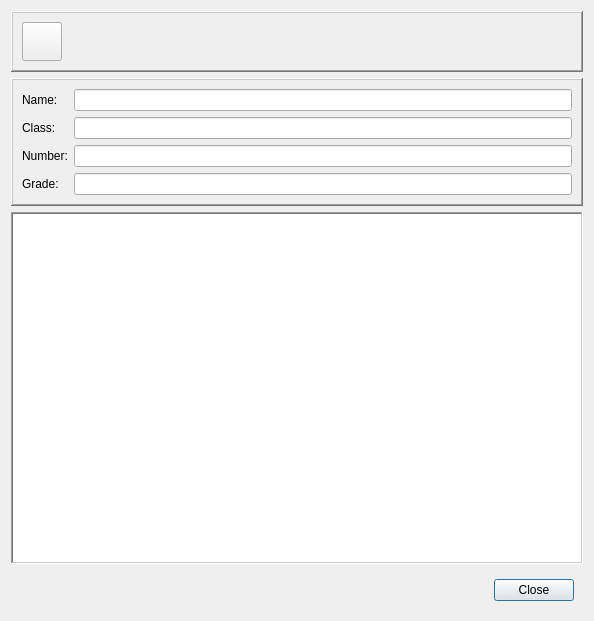
<?xml version="1.0" encoding="UTF-8"?>
<ui version="4.0">
 <class>ExportDialog</class>
 <widget class="QDialog" name="ExportDialog">
  <property name="geometry">
   <rect>
    <x>0</x>
    <y>0</y>
    <width>594</width>
    <height>621</height>
   </rect>
  </property>
  <property name="windowTitle">
   <string>Export text</string>
  </property>
  <layout class="QVBoxLayout" name="verticalLayout">
   <item>
    <widget class="QFrame" name="toolBar">
     <property name="frameShape">
      <enum>QFrame::WinPanel</enum>
     </property>
     <property name="frameShadow">
      <enum>QFrame::Raised</enum>
     </property>
     <layout class="QHBoxLayout" name="horizontalLayout_2">
      <item alignment="Qt::AlignLeft">
       <widget class="QToolButton" name="printButton">
        <property name="toolTip">
         <string>Print</string>
        </property>
        <property name="text">
         <string notr="true"/>
        </property>
        <property name="icon">
         <iconset resource="../../app/res.qrc">
          <normaloff>:/res/images/print.png</normaloff>:/res/images/print.png</iconset>
        </property>
        <property name="iconSize">
         <size>
          <width>32</width>
          <height>32</height>
         </size>
        </property>
       </widget>
      </item>
     </layout>
    </widget>
   </item>
   <item>
    <widget class="QFrame" name="form">
     <property name="frameShape">
      <enum>QFrame::WinPanel</enum>
     </property>
     <property name="frameShadow">
      <enum>QFrame::Raised</enum>
     </property>
     <layout class="QFormLayout" name="formLayout">
      <item row="1" column="0">
       <widget class="QLabel" name="nameLabel">
        <property name="text">
         <string>Name:</string>
        </property>
       </widget>
      </item>
      <item row="1" column="1">
       <widget class="QLineEdit" name="nameEdit">
        <property name="text">
         <string/>
        </property>
        <property name="maxLength">
         <number>64</number>
        </property>
       </widget>
      </item>
      <item row="2" column="0">
       <widget class="QLabel" name="classLabel">
        <property name="text">
         <string>Class:</string>
        </property>
       </widget>
      </item>
      <item row="2" column="1">
       <widget class="QLineEdit" name="classEdit">
        <property name="maxLength">
         <number>16</number>
        </property>
       </widget>
      </item>
      <item row="3" column="0">
       <widget class="QLabel" name="numberLabel">
        <property name="text">
         <string>Number:</string>
        </property>
       </widget>
      </item>
      <item row="3" column="1">
       <widget class="QLineEdit" name="numberEdit">
        <property name="maxLength">
         <number>32</number>
        </property>
       </widget>
      </item>
      <item row="4" column="0">
       <widget class="QLabel" name="gradeLabel">
        <property name="text">
         <string>Grade:</string>
        </property>
       </widget>
      </item>
      <item row="4" column="1">
       <widget class="QLineEdit" name="gradeEdit">
        <property name="maxLength">
         <number>8</number>
        </property>
       </widget>
      </item>
     </layout>
    </widget>
   </item>
   <item>
    <widget class="QScrollArea" name="scrollArea">
     <property name="frameShape">
      <enum>QFrame::WinPanel</enum>
     </property>
     <property name="frameShadow">
      <enum>QFrame::Sunken</enum>
     </property>
     <property name="widgetResizable">
      <bool>true</bool>
     </property>
     <widget class="QWidget" name="scrollAreaContents">
      <property name="geometry">
       <rect>
        <x>0</x>
        <y>0</y>
        <width>578</width>
        <height>236</height>
       </rect>
      </property>
      <property name="styleSheet">
       <string notr="true">background-color: white; color: black;</string>
      </property>
      <layout class="QVBoxLayout" name="verticalLayout_2">
       <item alignment="Qt::AlignLeft|Qt::AlignTop">
        <widget class="QFrame" name="exportFrame">
         <property name="sizePolicy">
          <sizepolicy hsizetype="Fixed" vsizetype="Fixed">
           <horstretch>0</horstretch>
           <verstretch>0</verstretch>
          </sizepolicy>
         </property>
         <property name="styleSheet">
          <string notr="true">border: none;</string>
         </property>
         <property name="frameShape">
          <enum>QFrame::NoFrame</enum>
         </property>
         <property name="frameShadow">
          <enum>QFrame::Plain</enum>
         </property>
         <layout class="QVBoxLayout" name="verticalLayout_3">
          <item>
           <widget class="TextView" name="exportText">
            <property name="sizePolicy">
             <sizepolicy hsizetype="Preferred" vsizetype="Fixed">
              <horstretch>0</horstretch>
              <verstretch>0</verstretch>
             </sizepolicy>
            </property>
            <property name="focusPolicy">
             <enum>Qt::NoFocus</enum>
            </property>
            <property name="frameShape">
             <enum>QFrame::NoFrame</enum>
            </property>
            <property name="frameShadow">
             <enum>QFrame::Plain</enum>
            </property>
            <property name="verticalScrollBarPolicy">
             <enum>Qt::ScrollBarAlwaysOff</enum>
            </property>
            <property name="horizontalScrollBarPolicy">
             <enum>Qt::ScrollBarAlwaysOff</enum>
            </property>
            <property name="sizeAdjustPolicy">
             <enum>QAbstractScrollArea::AdjustToContents</enum>
            </property>
            <property name="lineWrapMode">
             <enum>QTextEdit::NoWrap</enum>
            </property>
            <property name="textInteractionFlags">
             <set>Qt::NoTextInteraction</set>
            </property>
           </widget>
          </item>
          <item>
           <widget class="QTableWidget" name="exportTable">
            <property name="sizePolicy">
             <sizepolicy hsizetype="Preferred" vsizetype="Expanding">
              <horstretch>0</horstretch>
              <verstretch>0</verstretch>
             </sizepolicy>
            </property>
            <property name="focusPolicy">
             <enum>Qt::NoFocus</enum>
            </property>
            <property name="styleSheet">
             <string notr="true">QTableView::item {
	border: 1px solid black;
	padding: 0px;
}

QWidget::item:hover {
	background-color:  white;
	color: black;
}</string>
            </property>
            <property name="frameShape">
             <enum>QFrame::NoFrame</enum>
            </property>
            <property name="frameShadow">
             <enum>QFrame::Plain</enum>
            </property>
            <property name="verticalScrollBarPolicy">
             <enum>Qt::ScrollBarAlwaysOff</enum>
            </property>
            <property name="horizontalScrollBarPolicy">
             <enum>Qt::ScrollBarAlwaysOff</enum>
            </property>
            <property name="sizeAdjustPolicy">
             <enum>QAbstractScrollArea::AdjustToContents</enum>
            </property>
            <property name="autoScroll">
             <bool>false</bool>
            </property>
            <property name="editTriggers">
             <set>QAbstractItemView::NoEditTriggers</set>
            </property>
            <property name="tabKeyNavigation">
             <bool>false</bool>
            </property>
            <property name="showDropIndicator" stdset="0">
             <bool>false</bool>
            </property>
            <property name="dragDropOverwriteMode">
             <bool>false</bool>
            </property>
            <property name="selectionMode">
             <enum>QAbstractItemView::NoSelection</enum>
            </property>
            <property name="showGrid">
             <bool>true</bool>
            </property>
            <property name="gridStyle">
             <enum>Qt::CustomDashLine</enum>
            </property>
            <property name="wordWrap">
             <bool>true</bool>
            </property>
            <property name="cornerButtonEnabled">
             <bool>false</bool>
            </property>
            <attribute name="horizontalHeaderVisible">
             <bool>false</bool>
            </attribute>
            <attribute name="verticalHeaderVisible">
             <bool>false</bool>
            </attribute>
           </widget>
          </item>
         </layout>
        </widget>
       </item>
      </layout>
     </widget>
    </widget>
   </item>
   <item alignment="Qt::AlignRight">
    <widget class="QFrame" name="buttonsFrame">
     <property name="sizePolicy">
      <sizepolicy hsizetype="Fixed" vsizetype="Preferred">
       <horstretch>0</horstretch>
       <verstretch>0</verstretch>
      </sizepolicy>
     </property>
     <property name="frameShape">
      <enum>QFrame::NoFrame</enum>
     </property>
     <property name="frameShadow">
      <enum>QFrame::Plain</enum>
     </property>
     <layout class="QHBoxLayout" name="horizontalLayout">
      <item>
       <widget class="QPushButton" name="closeButton">
        <property name="text">
         <string>Close</string>
        </property>
       </widget>
      </item>
     </layout>
    </widget>
   </item>
  </layout>
 </widget>
 <customwidgets>
  <customwidget>
   <class>TextView</class>
   <extends>QTextEdit</extends>
   <header>widgets/TextView.h</header>
  </customwidget>
 </customwidgets>
 <resources>
  <include location="../../app/res.qrc"/>
 </resources>
 <connections/>
</ui>
